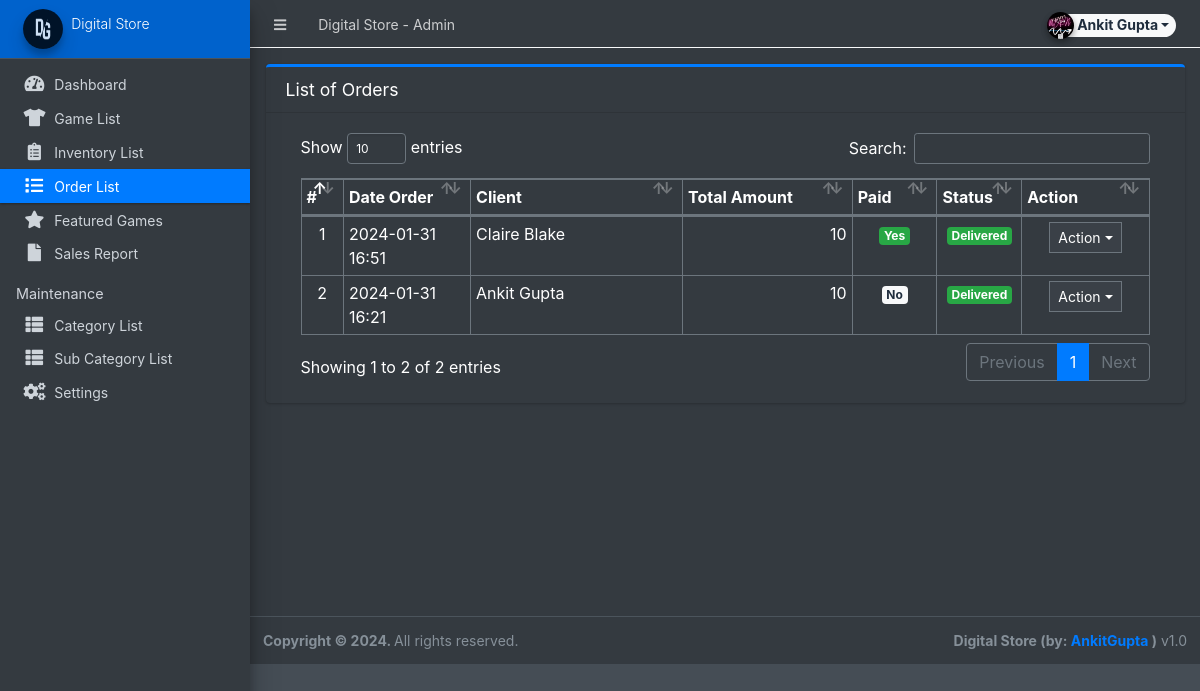
The app's page /admin/?page=orders (signed in) with its own data.
### tables this page shows
CREATE TABLE `orders` (
  `id` int(30) NOT NULL,
  `client_id` int(30) NOT NULL,
  `delivery_address` text NOT NULL,
  `payment_method` varchar(100) NOT NULL,
  `order_type` tinyint(1) NOT NULL COMMENT '1= pickup,2= deliver',
  `amount` double NOT NULL,
  `status` tinyint(2) NOT NULL DEFAULT 0,
  `paid` tinyint(1) NOT NULL DEFAULT 0,
  `date_created` datetime NOT NULL DEFAULT current_timestamp(),
  `date_updated` datetime DEFAULT NULL ON UPDATE current_timestamp()
);

### admin/orders/index.php (the view, shortened to what this page needs)
<div class="card card-outline card-primary">
	<div class="card-header">
		<h3 class="card-title">List of Orders</h3>
	</div>
	<div class="card-body">
		<div class="container-fluid">
        <div class="container-fluid">
			<table class="table table-bordered table-stripped">
				<colgroup>
					<col width="5%">
					<col width="15%">
					<col width="25%">
					<col width="20%">
					<col width="10%">
					<col width="10%">
					<col width="15%">
				</colgroup>
				<thead>
					<tr>
						<th>#</th>
						<th>Date Order</th>
						<th>Client</th>
						<th>Total Amount</th>
						<th>Paid</th>
						<th>Status</th>
						<th>Action</th>
					</tr>
				</thead>
				<tbody>
					<?php
					$i = 1;
						$qry = $conn->query("SELECT o.*,concat(c.firstname,' ',c.lastname) as client from `orders` o inner join clients c on c.id = o.client_id order by unix_timestamp(o.date_created) desc ");
						while($row = $qry->fetch_assoc()):
					?>
						<tr>
							<td class="text-center"><?php echo $i++; ?></td>
							<td><?php echo date("Y-m-d H:i",strtotime($row['date_created'])) ?></td>
							<td><?php echo $row['client'] ?></td>
							<td class="text-right"><?php echo number_format($row['amount']) ?></td>
							<td class="text-center">
                                <?php if($row['paid'] == 0): ?>
                                    <span class="badge badge-light">No</span>
                                <?php else: ?>
                                    <span class="badge badge-success">Yes</span>
                                <?php endif; ?>
                            </td>
							<td class="text-center">
                                <?php if($row['status'] == 0): ?>
                                    <span class="badge badge-light">Pending</span>
								<?php elseif($row['status'] == 3): ?>
                                    <span class="badge badge-success">Delivered</span>
                                <?php else: ?>
                                    <span class="badge badge-danger">Cancelled</span>
                                <?php endif; ?>
                            </td>
							<td align="center">
								 <button type="button" class="btn btn-flat btn-default btn-sm dropdown-toggle dropdown-icon" data-toggle="dropdown">
				                  		Action
				                  </button>
							</td>
						</tr>
					<?php endwhile; ?>
				</tbody>
			</table>
		</div>
		</div>
	</div>
</div>

### records on screen
orders: date_created "2024-01-31 16:51", client "Claire Blake", amount "10", paid "Yes", status "Delivered"
orders: date_created "2024-01-31 16:21", client "Ankit Gupta", amount "10", paid "No", status "Delivered"

### other values on screen
$_settings->info('name') "Digital Store"
$_settings->userdata('firstname').' '.$_settings->userdata('lastname') "Ankit Gupta"
$_settings->info('short_name') "Digital Store"
